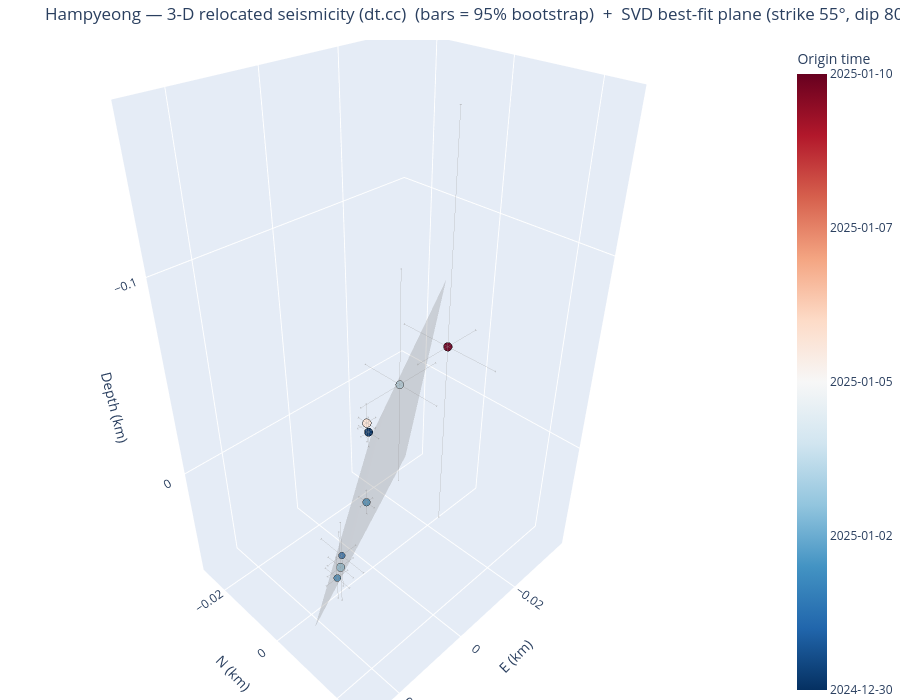

Source (notebook cell):
### Markdown cell above
## 5. Seismicity in 3-D (interactive)

`plot_3d_plane` returns an **interactive plotly** 3-D view of the dt.cc hypocentres (relative E–N–depth km,
coloured by origin time, sized by magnitude) with the SVD best-fit fault plane overlaid as a translucent
patch — rotate/zoom to judge planarity and dip. (Interactivity is live in a running notebook; committed
notebooks are output-stripped, and a static export needs the optional `kaleido` package.)

### Code cell
fig3d = viz.plot_3d_plane(cfg, VELMODEL, frame_from=FRAME_FROM, mech_select=MECH_SELECT)
try:                                  # optional static export (needs kaleido); harmless if absent
    fig3d.write_image(f"/tmp/{CLUSTER}_3d.png", scale=2)
except Exception as _e:
    print("(static export skipped — install kaleido for a PNG; the figure is interactive in a live notebook)")
fig3d                                 # <- interactive in JupyterLab: drag to rotate, scroll to zoom

### Figure 1 — Plotly figure (JSON) as saved in the notebook; plotly's stock layout.template omitted (floating-point values rounded to 4 significant figures)
{"data": [{"error_x": {"array": [0.002601, 0.004252, 0.003077, 0.002051, 0.003477, 0.01345, 0.00265, 0.009278], "color": "rgba(80,80,80,0.5)", "thickness": 0.8, "type": "data", "width": 2}, "error_y": {"array": [0.003527, 0.006951, 0.003826, 0.002576, 0.003726, 0.01238, 0.00255, 0.01273], "color": "rgba(80,80,80,0.5)", "thickness": 0.8, "type": "data", "width": 2}, "error_z": {"array": [0.009533, 0.02101, 0.01328, 0.007654, 0.02054, 0.06536, 0.01038, 0.1023], "color": "rgba(80,80,80,0.5)", "thickness": 0.8, "type": "data", "width": 2}, "marker": {"color": [20090.0, 20090.0, 20090.0, 20090.0, 20090.0, 20090.0, 20090.0, 20100.0], "colorbar": {"ticktext": ["2024-12-30", "2025-01-02", "2025-01-05", "2025-01-07", "2025-01-10"], "tickvals": [20090.0, 20090.0, 20090.0, 20100.0, 20100.0], "title": {"text": "Origin time"}}, "colorscale": [[0, "rgb(5,48,97)"], [0.1, "rgb(33,102,172)"], [0.2, "rgb(67,147,195)"], [0.3, "rgb(146,197,222)"], [0.4, "rgb(209,229,240)"], [0.5, "rgb(247,247,247)"], [0.6, "rgb(253,219,199)"], [0.7, "rgb(244,165,130)"], [0.8, "rgb(214,96,77)"], [0.9, "rgb(178,24,43)"], [1, "rgb(103,0,31)"]], "line": {"color": "black", "width": 0.5}, "opacity": 0.95, "size": [9.6, 7.6, 8.0, 8.8, 9.6, 9.2, 10.0, 10.0]}, "mode": "markers", "name": "Hypocentres", "text": ["200000  M1.4", "200001  M0.9", "200002  M1.0", "200003  M1.2", "200004  M1.4", "200005  M1.3", "200006  M1.5", "200007  M1.5"], "type": "scatter3d", "x": [-0.01279, 0.01291, 0.01861, -0.0004875, 0.02171, -0.02429, 0.001413, -0.01709], "y": [-0.01419, 0.003512, 0.008313, -0.002388, 0.01321, -0.01469, 0.0002125, 0.006013], "z": [0.008937, 0.02934, 0.02674, 0.02334, 0.006638, -0.007862, -0.02996, -0.05716]}, {"color": "gray", "hoverinfo": "name", "i": [0, 0], "j": [1, 3], "k": [3, 2], "name": "SVD best-fit plane 55/80", "opacity": 0.3, "showscale": false, "type": "mesh3d", "x": [0.02807, 0.01759, -0.023, -0.03347], "y": [0.0116, 0.02662, -0.02404, -0.009029], "z": [0.03617, -0.0649, 0.03617, -0.0649]}], "layout": {"height": 700, "margin": {"b": 0, "l": 0, "r": 0, "t": 40}, "scene": {"aspectmode": "data", "xaxis": {"title": {"text": "E (km)"}}, "yaxis": {"title": {"text": "N (km)"}}, "zaxis": {"autorange": "reversed", "title": {"text": "Depth (km)"}}}, "title": {"text": "Hampyeong — 3-D relocated seismicity (dt.cc)  (bars = 95% bootstrap)  +  SVD best-fit plane (strike 55°, dip 80°)"}}}
